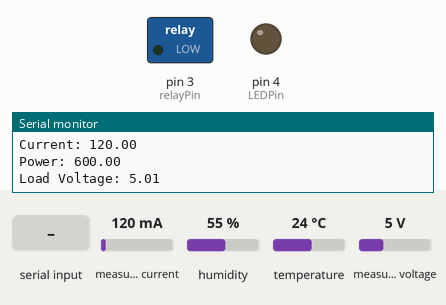
This sketch was run on a simulated Arduino Uno, built with avr-gcc and run on an emulated ATmega328P. On the bench: switched loads named in the sketch (green lamp = pin HIGH), output pins drawn as LEDs (lit = HIGH), the last lines printed to the serial monitor. The test bench sets the inputs (shaded band); at power-on: measured current 120 mA, humidity 55 %, temperature 24 °C, measured voltage 5 V.

Above: at 1.2 s.
1.3 s: "1" received over Serial
At 3.0 s:
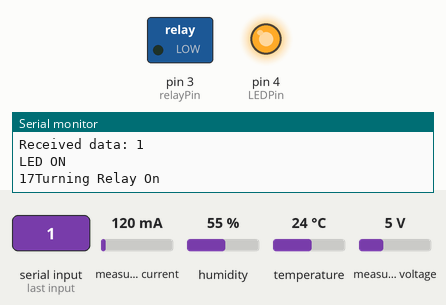
3.8 s: "0" received over Serial
At 5.6 s:
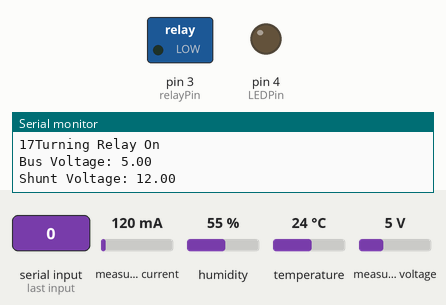
Timing chart, 0 to 7.1 s (numbered marks = the images above; inputs shaded):
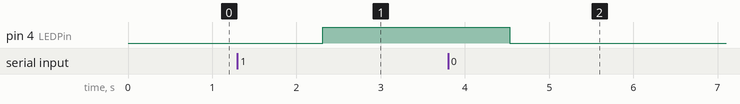

The sketch:

MLAPanelSurya.ino
```cpp
#include <Wire.h>
#include <Adafruit_Sensor.h>
#include <Adafruit_INA219.h>
#include <DHT.h>
#include <TimeLib.h>

// DHT11 Sensor Pin
#define DHTPIN 2
// Define DHT 11
#define DHTTYPE DHT11
// INA219 Sensor Object
Adafruit_INA219 ina219;
// DHT Sensor Object
DHT dht(DHTPIN, DHTTYPE);

// Relay Pin 3
#define relayPin 3

// ANomaly Lamp pin 4
#define LEDPin 4

void setup()
{
  // put your setup code here, to run once:
  // Serial Comunication
  Serial.begin(9600);

  // INA219 Sensor
  if (!ina219.begin())
  {
    Serial.println("Unable to find INA219 Sensor!");
    while(1)
    {
      delay(10);
    }
  }

  dht.begin();

  Serial.println("Setup is ready to go!");

  // Output mode
  pinMode(relayPin, OUTPUT);
  pinMode(LEDPin, OUTPUT);

  // Time set
  setTime(17, 36, 0, 3, 12, 2024); // hmsdmy
}

void loop() {
  // put your main code here, to run repeatedly:
  float shuntVoltage = 0;
  float busVoltage = 0;
  float current_mA = 0;
  float loadVoltage = 0;
  float power_mW = 0;

  shuntVoltage = ina219.getShuntVoltage_mV();
  busVoltage = ina219.getBusVoltage_V();
  current_mA = ina219.getCurrent_mA();
  power_mW = ina219.getPower_mW();
  loadVoltage = busVoltage + (shuntVoltage / 1000);

  // Print INA219 Sensor Reading
  Serial.print("Bus Voltage: "); Serial.println(busVoltage);
  Serial.print("Shunt Voltage: "); Serial.println(shuntVoltage);
  Serial.print("Current: "); Serial.println(current_mA);
  Serial.print("Power: "); Serial.println(power_mW);
  Serial.print("Load Voltage: "); Serial.println(loadVoltage);
  Serial.println("");

  // Read Temperature and Humidity from DHT11 Sensor
  float humidity = dht.readHumidity();
  float temperature = dht.readTemperature();

  if (isnan(humidity) || isnan(temperature))
  {
    Serial.println("DHT11 Sensor Read failed!!");
    return;
  }

  Serial.print("Humidity: "); Serial.println(humidity);
  Serial.print("Temperature: "); Serial.println(temperature);
  // digitalWrite(LEDPin, HIGH);
  // Anomaly Signal from Python
  if (Serial.available() > 0)
  {
    char data = Serial.read(); //Incoming singal
    Serial.print("Received data: ");  // Debug print
    Serial.println(data);  // Debug print
    if (data == '1') {
        digitalWrite(LEDPin, HIGH); // Turn on the LED
        Serial.println("LED ON");  // Debug print
    } else
    {
        digitalWrite(LEDPin, LOW); // Turn off the LED
        Serial.println("LED OFF");  // Debug print
    }
  }


  //Turn on relay between 18 and 6 oclock
  int currentHour = hour();
  int currentMinute = minute();
  Serial.print(currentHour);
  // digitalWrite(relayPin, LOW);
  if ((currentHour >= 16 && currentHour <= 23) || (currentHour >= 0 && currentHour < 6))
  {
    Serial.println("Turning Relay On");
    digitalWrite(relayPin, LOW);
  }else
  {
    Serial.println("Turning Relay Off");
    digitalWrite(relayPin, HIGH);
  }

  // Relay Test
  // Serial.println("Turning relay ON");
  // digitalWrite(relayPin, HIGH);
  // delay(1000);
  // Serial.println("Turning relay OFF");
  // digitalWrite(relayPin, LOW);
  // delay(1000);

  delay(1000);
}
```

Measured:
- after the input at 1.3 s, pin 4 (LEDPin): LOW → HIGH after 1.0 s
- after the input at 3.8 s, pin 4 (LEDPin): HIGH → LOW after 0.73 s
